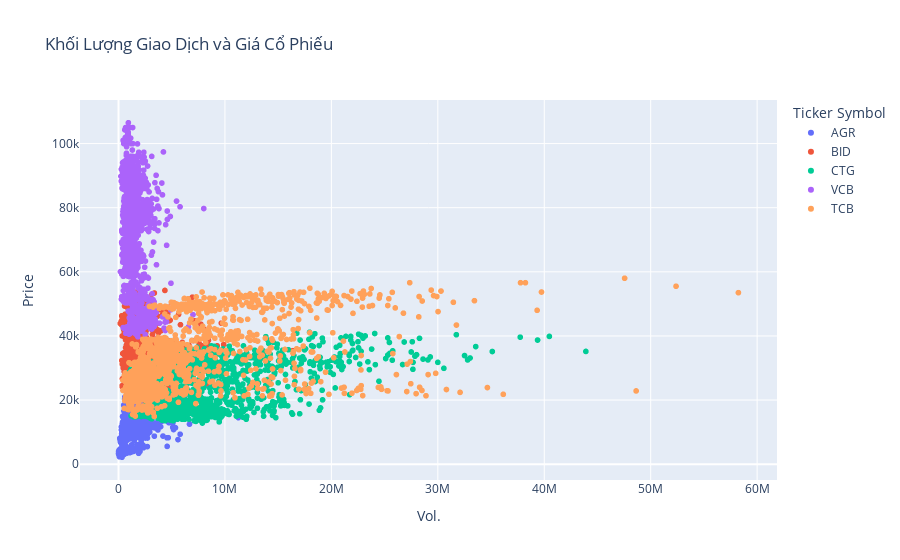

Here is the notebook cell this chart was saved with:
### Markdown cell above
#### **Nhận xét:**
- Xếp hạng theo khối lượng giao dịch trung bình: CTG>TCB>BID>VCB>AGR
- Khối lượng giao dịch trung bình cao: CTG và TCB có khối lượng giao dịch trung bình cao hơn hẳn so với các cổ phiếu khác, cho thấy sự quan tâm lớn từ các nhà đầu tư đối với các cổ phiếu này.
- Khối lượng giao dịch trung bình thấp: AGR và VCB có khối lượng giao dịch trung bình thấp nhất, cho thấy ít được giao dịch hơn so với các cổ phiếu khác.
- BID ở mức trung bình: BID có khối lượng giao dịch trung bình ở mức trung bình, không quá cao cũng không quá thấp.

### Code cell
# Biểu đồ phân tán
fig = px.scatter(data, x='Vol.', y='Price', color='Ticker Symbol', title='Khối Lượng Giao Dịch và Giá Cổ Phiếu')
fig.show()

### Figure 1 — Plotly figure (JSON) as saved in the notebook; plotly's stock layout.template omitted (floating-point values rounded to 4 significant figures; data arrays with more than 128 entries replaced by an {"elided": "..."} marker saying what was removed)
{"data": [{"hovertemplate": "Ticker Symbol=AGR<br>Vol.=%{x}<br>Price=%{y}<extra></extra>", "legendgroup": "AGR", "marker": {"color": "#636efa", "symbol": "circle"}, "mode": "markers", "name": "AGR", "showlegend": true, "type": "scattergl", "x": {"elided": "1489 float values"}, "xaxis": "x", "y": {"elided": "1489 float values"}, "yaxis": "y"}, {"hovertemplate": "Ticker Symbol=BID<br>Vol.=%{x}<br>Price=%{y}<extra></extra>", "legendgroup": "BID", "marker": {"color": "#EF553B", "symbol": "circle"}, "mode": "markers", "name": "BID", "showlegend": true, "type": "scattergl", "x": {"elided": "1489 float values"}, "xaxis": "x", "y": {"elided": "1489 float values"}, "yaxis": "y"}, {"hovertemplate": "Ticker Symbol=CTG<br>Vol.=%{x}<br>Price=%{y}<extra></extra>", "legendgroup": "CTG", "marker": {"color": "#00cc96", "symbol": "circle"}, "mode": "markers", "name": "CTG", "showlegend": true, "type": "scattergl", "x": {"elided": "1489 float values"}, "xaxis": "x", "y": {"elided": "1489 float values"}, "yaxis": "y"}, {"hovertemplate": "Ticker Symbol=VCB<br>Vol.=%{x}<br>Price=%{y}<extra></extra>", "legendgroup": "VCB", "marker": {"color": "#ab63fa", "symbol": "circle"}, "mode": "markers", "name": "VCB", "showlegend": true, "type": "scattergl", "x": {"elided": "1489 float values"}, "xaxis": "x", "y": {"elided": "1489 int values"}, "yaxis": "y"}, {"hovertemplate": "Ticker Symbol=TCB<br>Vol.=%{x}<br>Price=%{y}<extra></extra>", "legendgroup": "TCB", "marker": {"color": "#FFA15A", "symbol": "circle"}, "mode": "markers", "name": "TCB", "showlegend": true, "type": "scattergl", "x": {"elided": "1489 float values"}, "xaxis": "x", "y": {"elided": "1489 int values"}, "yaxis": "y"}], "layout": {"legend": {"title": {"text": "Ticker Symbol"}, "tracegroupgap": 0}, "title": {"text": "Khối Lượng Giao Dịch và Giá Cổ Phiếu"}, "xaxis": {"anchor": "y", "domain": [0, 1], "title": {"text": "Vol."}}, "yaxis": {"anchor": "x", "domain": [0, 1], "title": {"text": "Price"}}}}
